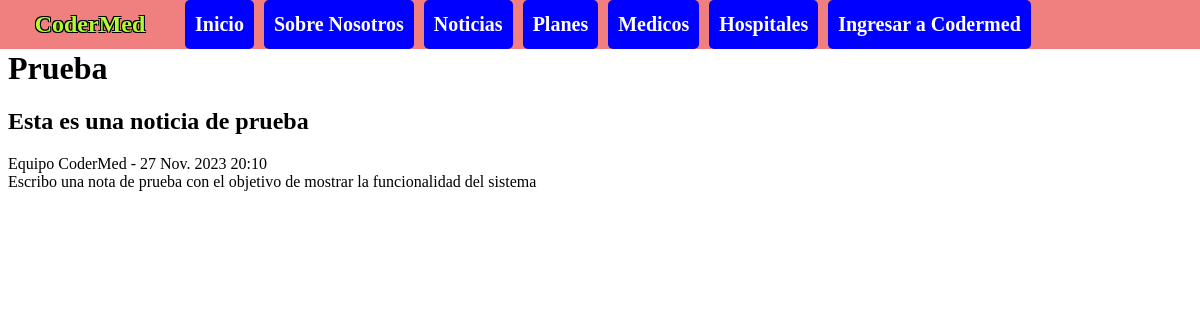
Screenshot of /os/ver-articulo/2/ with the database file from the repository.
### obra_social/models.py (models this page shows, shortened)
class Articulo(models.Model):
    titulo = models.CharField(max_length=50)
    subtitulo = models.CharField(max_length=100)
    cuerpo = models.TextField(blank=False)
    autor = models.CharField(max_length=50)
    fecha = models.DateTimeField(auto_now_add=True)

### obra_social/views.py (the view)
# urls.py: path("ver-articulo/<int:id>/",ver_articulo,name='ver-articulo'),
def ver_articulo(request,id):
    contexto = {
        "articulo": Articulo.objects.get(id=id)
    }
    http_response = render(
        request=request,
        template_name='obra_social/articulo.html',
        context=contexto
    )
    return http_response

### obra_social/templates/obra_social/articulo.html (shortened to what this page needs)
{% extends "base.html" %}
{% block contenido %}
    <h1>{{ articulo.titulo }}</h1>
    <h2>{{ articulo.subtitulo }}</h2>
    {{ articulo.autor }} - {{ articulo.fecha }}
    <div class="cuerpo">
        {{articulo.cuerpo}}
    </div>
{% endblock contenido %}

### rows the page displays
Articulo: titulo "Prueba", subtitulo "Esta es una noticia de prueba", autor "Equipo CoderMed", fecha "27 Nov. 2023 20:10", cuerpo "Escribo una nota de prueba con el objetivo de mostrar la funcionalidad del sistema"
